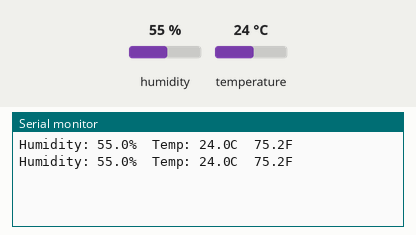
This sketch was run on a simulated ESP32. Parts: the last lines printed to the serial monitor. Inputs (shaded band) come from the test bench; at power-on: humidity 55 %, temperature 24 °C.

Above: at 2.8 s.
2.9 s: humidity set to 22 %
At 5.2 s:
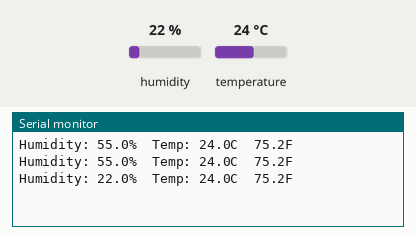
5.6 s: temperature set to 12 °C
At 7.1 s:
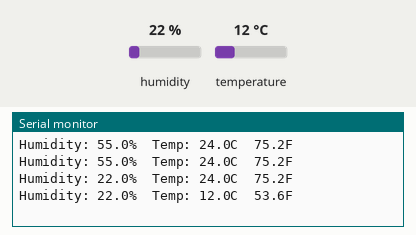
8.3 s: humidity set to 40 %
At 10.5 s:
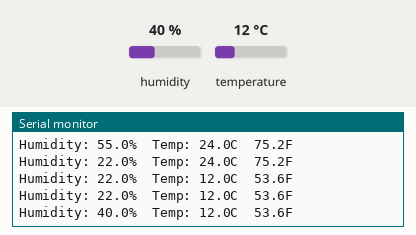
Timing chart, 0 to 12.0 s (numbered marks = the images above; inputs shaded):
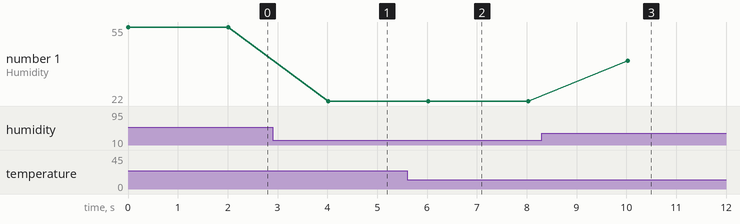

Measured:
- after the input at 2.9 s, the serial monitor: prints a new line after 1.1 s (image 1)
- after the input at 5.6 s, the serial monitor: prints a new line after 0.42 s (image 2)
- after the input at 8.3 s, the serial monitor: prints a new line after 1.7 s (image 3)
- plotted number 1: 55 → 22 after the input at 2.9 s, 22 → 40 after the input at 8.3 s

The sketch:

dht22_esp32_serial.ino
```cpp
// Reads humidity and temperature from a DHT22 sensor and prints the values (Celsius and Fahrenheit) to the Serial Monitor every two seconds.
//
// Full tutorial: https://shillehtek.com/blogs/news/esp32-dht22-temp-humidity-serial
// Parts used: https://shillehtek.com/products/shillehtek-400-point-breadboard
//             https://shillehtek.com/products/shillehtek-120pcs-10cm-multicolored-jumper-wire
//             https://shillehtek.com/products/shillehtek-dht22-with-cables
// More examples: https://github.com/shillehbean/shillehtek-examples
//

#include <DHT.h>

  #define DHTPIN 5      // D5 on ESP32 (GPIO5)
  #define DHTTYPE DHT22

  DHT dht(DHTPIN, DHTTYPE);

  void setup() {
    Serial.begin(115200);
    dht.begin();
  }

  void loop() {
    float h = dht.readHumidity();
    float t = dht.readTemperature();       // Celsius
    float f = dht.readTemperature(true);   // Fahrenheit

    if (isnan(h) || isnan(t) || isnan(f)) {
      Serial.println("DHT22 read failed");
      delay(2000);
      return;
    }

    Serial.print("Humidity: ");
    Serial.print(h, 1);
    Serial.print("%  Temp: ");
    Serial.print(t, 1);
    Serial.print("C  ");
    Serial.print(f, 1);
    Serial.println("F");

    delay(2000);
  }
```
